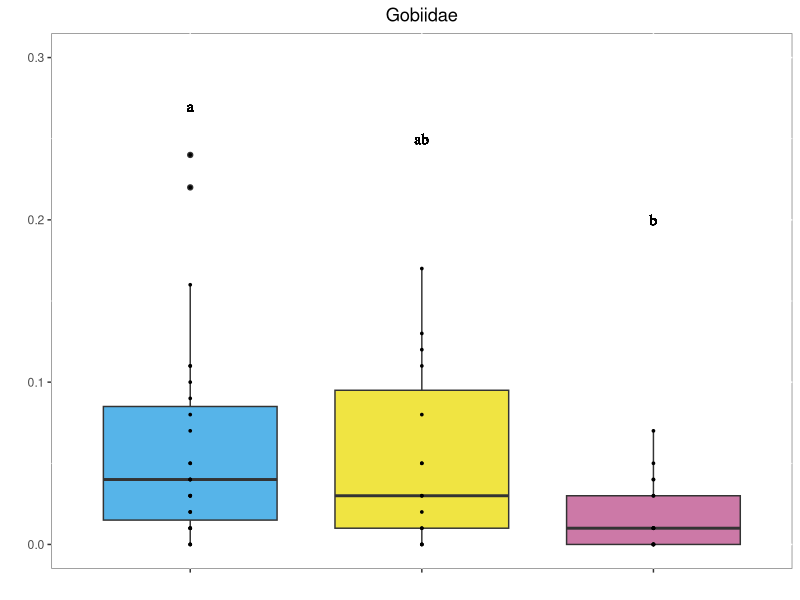
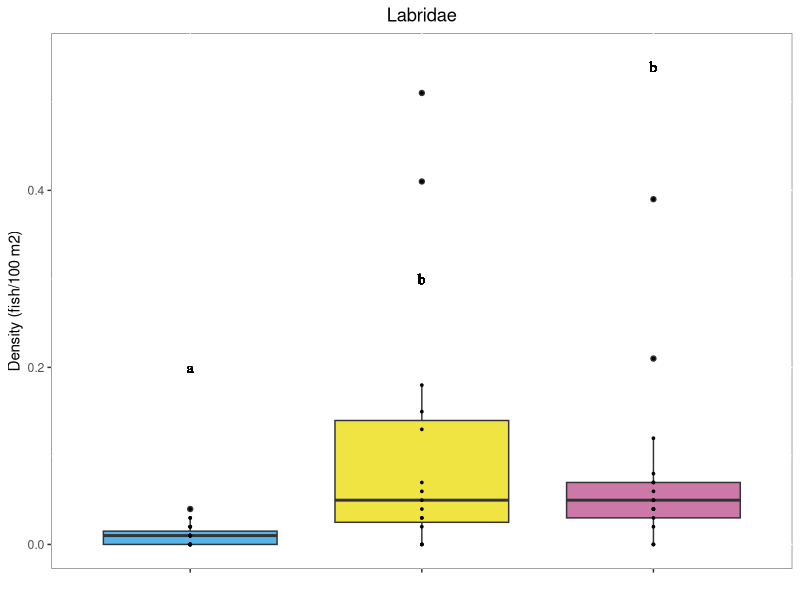
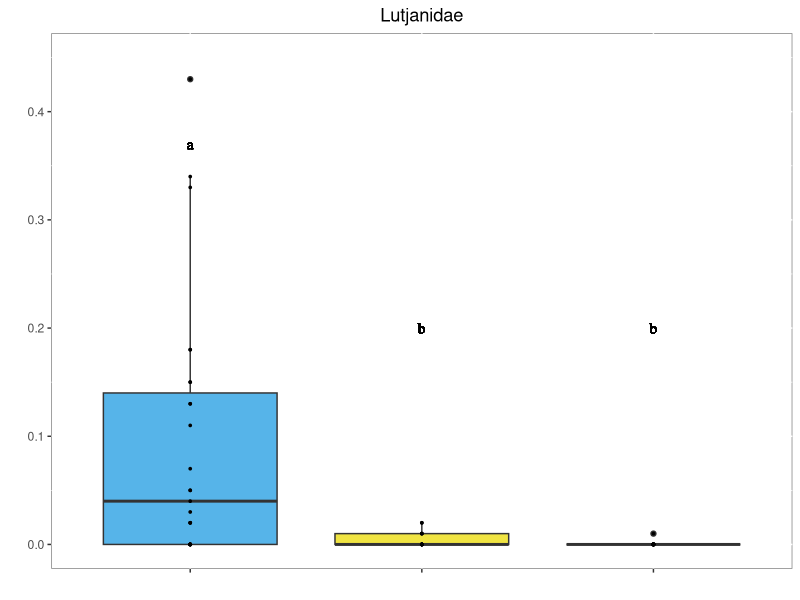
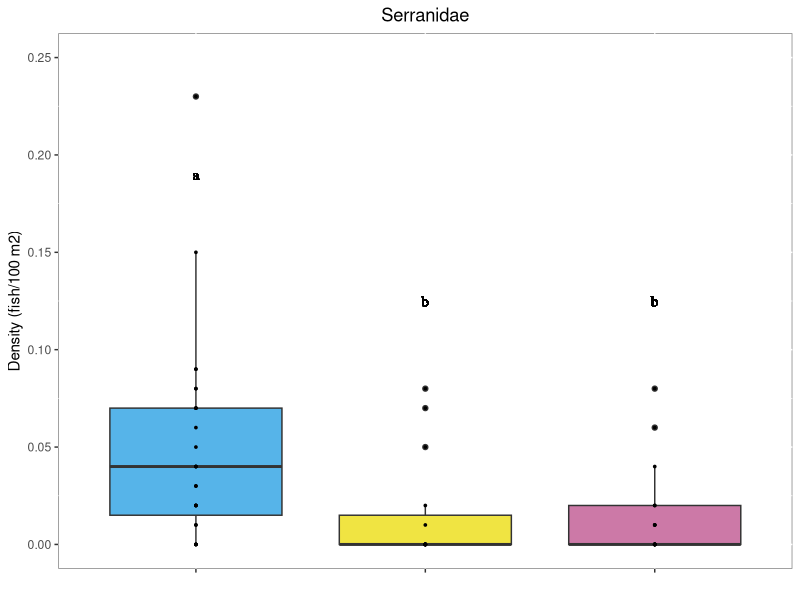
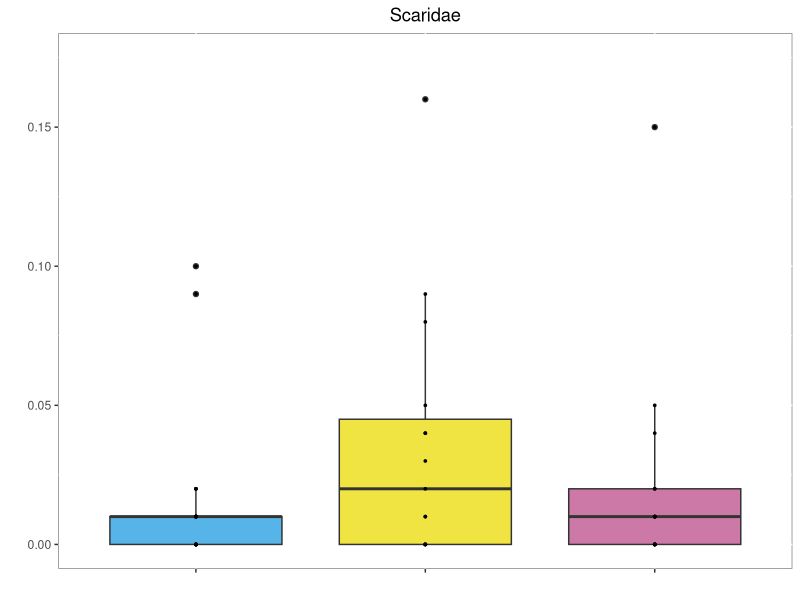
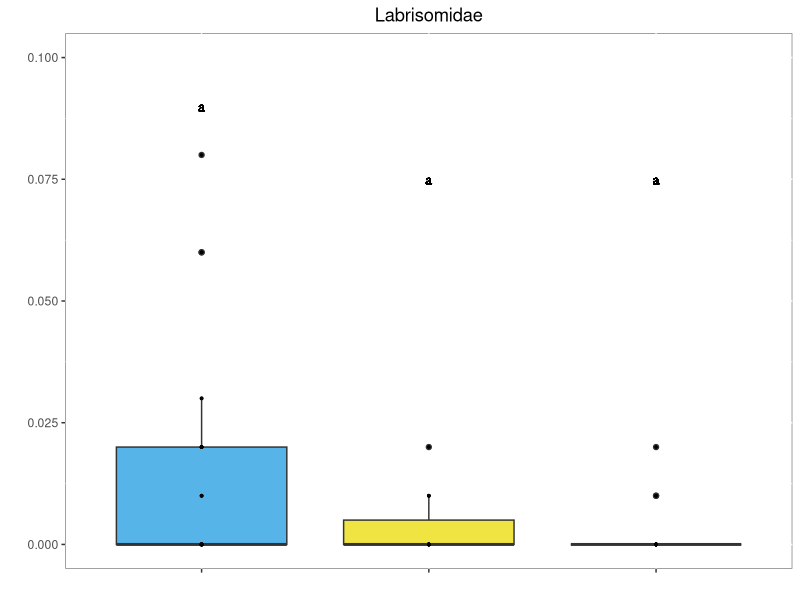
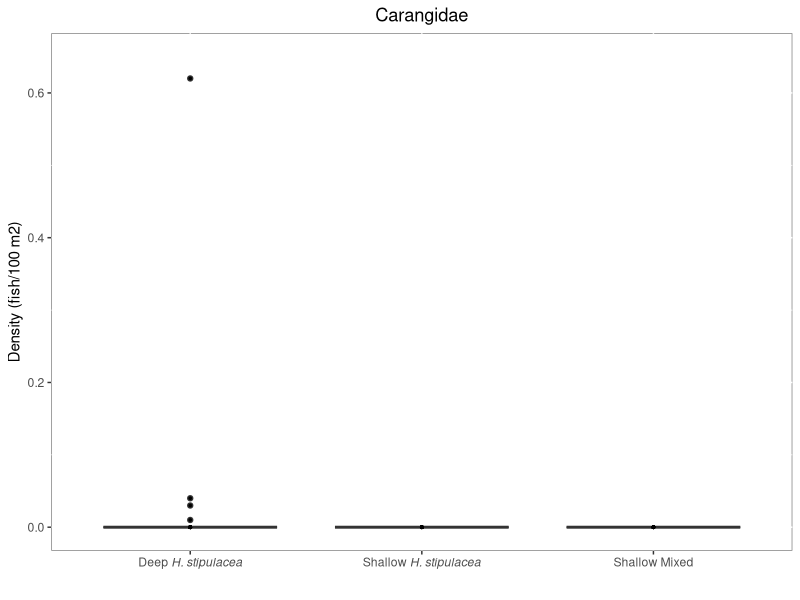
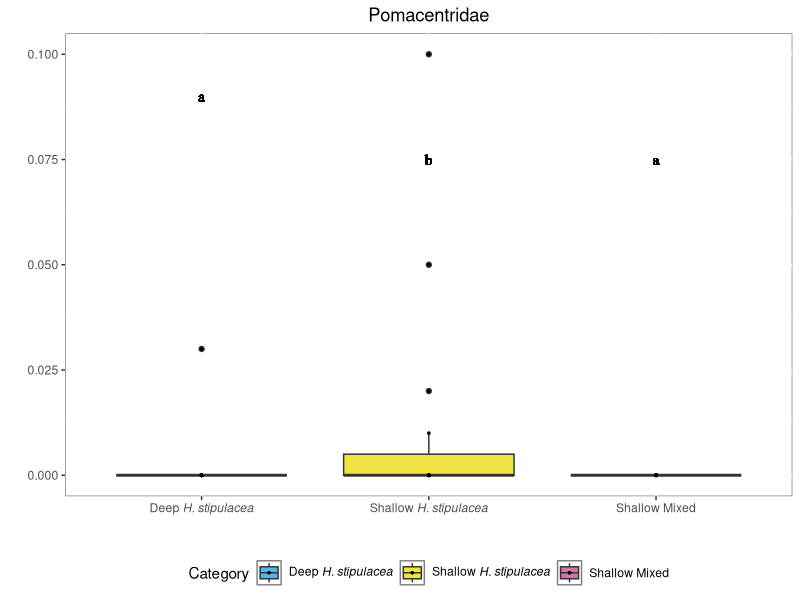

Recreate these plots in R, in order.
## ---- chunk 1
#libraries
library(tidyverse)
library(patchwork)
#csvs needed
#seagrass information
grass<-read.csv("Data/WeFixedItAnalyzeMe.csv")
#fish family information
fish<-read.csv("Data/AllMerged.csv")


##Seagrass
#adding a totalgrass column, sum of all grass present, and calculating the percent of present seagrass that is halophila 
grass<-grass %>% 
  mutate(totalgrass=(grass$PCovHalophila+
                       grass$PCovThalassia+
                       grass$PCovHalodule+
                       grass$PCovSyringodium)) %>% 
  mutate(PerHalTotal=(grass$PCovHalophila/
                        totalgrass))

#remove transects that dont have any seagrass
grass<-grass%>%
  filter(totalgrass!=0)

##Make the depth bin categories##
grass<- grass%>% 
       mutate(dhcat = case_when((depth >= 15.0) ~ "deep",
                                (depth <= 15.0 & PerHalTotal == 1.0) ~ "hal",
                                (depth <= 15.0 & PerHalTotal < 1.0) ~ "native" ))


#count of number of fish in each family on each transect, want tabular by transect, replaced NA with zeros

fishdens<-fish%>%
  group_by(Transect)%>%
  count(Family)%>%
  pivot_wider(names_from = Family, values_from = n)%>%
  mutate_all(~replace(., is.na(.), 0))

#selected the families contributing to 90% of the differences between all groups, then determined density of each family, by taking the total count of each family divided by 100 which is the area of the transects
  fishdens<-fishdens%>%select(Transect, 
                              Labridae, 
                              Lutjanidae, 
                              Gobiidae, 
                              Serranidae, 
                              Scaridae, 
                              Labrisomidae, 
                              Carangidae, 
                              Pomacentridae, 
                              Monacanthidae )%>%
    mutate("Lab"=Labridae/100, 
                                  "Lut"=Lutjanidae/100,
                                  "Gob"=Gobiidae/100,
                                  "Ser"=Serranidae/100,
                                  "Scar"=Scaridae/100,
                                  "Labm"=Labrisomidae/100,
                                  "Car"=Carangidae/100,
                                  "Pom"=Pomacentridae/100,
                                  "Mon"=Monacanthidae/100)
  


#now merge the two dataframes, so we know the categories and the densities 

  fgmerge<-merge(fishdens, grass[,c("Transect", "dhcat")], by="Transect")

#select columns we want to plot the data, transect, all the densities and the category
plotframe <- fgmerge%>%select(Transect, 
                              Lab, 
                              Lut, 
                              Gob, 
                              Ser, 
                              Scar, 
                              Labm, 
                              Car, 
                              Pom, 
                              Mon, 
                              dhcat)

#now pivot dataframe longer, for plotting, and make the category a factor
plotframe <- plotframe%>%
  pivot_longer(cols = Lab:Mon,
               names_to = "Family",
               values_to = "density")%>%
  mutate(dhcat = as.factor(dhcat))



#get one boxplot working, look how we want it 

Gob<-plotframe%>%
    filter(Family=="Gob")%>%
    ggplot(names=labels, aes(x=dhcat, y=density, fill=dhcat))+
  geom_boxplot()+#change the shape of outliers
  geom_point(size=0.6)+#adds the points onto plot in single line
  xlab(" ")+#no x axis labels 
  ylab(" ")+#no y axis lables
  ggtitle("Gobiidae")+
  theme(plot.title = element_text(hjust = 0.5))+#how to center the title
  scale_fill_manual(
  name = "Category",
  values = c("deep" = "#56B4E9", "hal" = "#F0E442", "native" = "#CC79A7"),
  labels = c(
    "deep"   = expression("Deep "*italic("H. stipulacea")),
    "hal"    = expression("Shallow "*italic("H. stipulacea")),
    "native" = "Shallow Mixed"
  )
)+#pick the colors
  scale_x_discrete(labels = NULL)+
  geom_text(aes(family="serif", fontface="plain"),x= "deep" , y=0.27, label="a")+#add first letter, family and fontface change font and remove bold
  geom_text(aes(family="serif", fontface="plain"),x= "hal" , y=0.25, label="ab")+#add second letter
  geom_text(aes(family="serif", fontface="plain"), x= "native" , y=0.2, label="b")+#add third letter 
  theme(legend.position="none",panel.background = element_rect(fill = "white", colour = "grey50"),plot.title = element_text(hjust = 0.5))+#no legend, gridlines or grey background, centered title
    ylim(0,0.3)#manually set y axis 


Gob

#next plot Labridae

Lab<-plotframe%>%
    filter(Family=="Lab")%>%
    ggplot(names=labels, aes(x=dhcat, y=density, fill=dhcat))+
  geom_boxplot()+#change the shape of outliers
  geom_point(size=0.6)+#adds the points onto plot in single line
  xlab(" ")+#no x axis labels 
  ylab("Density (fish/100 m2)")+
  ggtitle("Labridae")+
  theme(plot.title = element_text(hjust = 0.5))+#how to center the title
  scale_fill_manual(
  name = "Category",
  values = c("deep" = "#56B4E9", "hal" = "#F0E442", "native" = "#CC79A7"),
  labels = c(
    "deep"   = expression("Deep "*italic("H. stipulacea")),
    "hal"    = expression("Shallow "*italic("H. stipulacea")),
    "native" = "Shallow Mixed"
  )
)+#pick the colors
  scale_x_discrete(labels = NULL)+
  geom_text(aes(family="serif", fontface="plain"),x= "deep" , y=0.2, label="a")+#add first letter, family and fontface change font and remove bold
  geom_text(aes(family="serif", fontface="plain"),x= "hal" , y=0.3, label="b")+#add second letter
  geom_text(aes(family="serif", fontface="plain"), x= "native" , y=0.54, label="b")+#add third letter
  theme(legend.position="none",panel.background = element_rect(fill = "white", colour = "grey50"),plot.title = element_text(hjust = 0.5))+#no legend, gridlines or grey background, centered title
    ylim(0,0.55)#manually set y axis 
  
Lab
#next plot Lutjanidae 

Lut<-plotframe%>%
    filter(Family=="Lut")%>%
    ggplot(names=labels, aes(x=dhcat, y=density, fill=dhcat))+
  geom_boxplot()+#change the shape of outliers
  geom_point(size=0.6)+#adds the points onto plot in single line
  xlab(" ")+#no x axis labels 
  ylab(" ")+
  ggtitle("Lutjanidae")+
  theme(plot.title = element_text(hjust = 0.5))+#how to center the title
  scale_fill_manual(
  name = "Category",
  values = c("deep" = "#56B4E9", "hal" = "#F0E442", "native" = "#CC79A7"),
  labels = c(
    "deep"   = expression("Deep "*italic("H. stipulacea")),
    "hal"    = expression("Shallow "*italic("H. stipulacea")),
    "native" = "Shallow Mixed"
  )
)+#pick the colors
  scale_x_discrete(labels = NULL)+#add first letter, family and fontface change font and remove bold+
  geom_text(aes(family="serif", fontface="plain"),x= "deep" , y=0.37, label="a")+
  geom_text(aes(family="serif", fontface="plain"),x= "hal" , y=0.2, label="b")+#add second letter
  geom_text(aes(family="serif", fontface="plain"), x= "native" , y=0.2, label="b")+#add third letter
  theme(legend.position="none",panel.background = element_rect(fill = "white", colour = "grey50"),plot.title = element_text(hjust = 0.5))+#no legend, gridlines or grey background, centered title
    ylim(0,0.45)#manually set y axis 
  
Lut

#next is Serranidae
Ser<-plotframe%>%
    filter(Family=="Ser")%>%
    ggplot(names=labels, aes(x=dhcat, y=density, fill=dhcat))+
  geom_boxplot()+#change the shape of outliers
  geom_point(size=0.6)+#adds the points onto plot in single line
  xlab(" ")+#no x axis labels 
  ylab("Density (fish/100 m2)")+
  ggtitle("Serranidae")+
  theme(plot.title = element_text(hjust = 0.5))+#how to center the title
  scale_fill_manual(
  name = "Category",
  values = c("deep" = "#56B4E9", "hal" = "#F0E442", "native" = "#CC79A7"),
  labels = c(
    "deep"   = expression("Deep "*italic("H. stipulacea")),
    "hal"    = expression("Shallow "*italic("H. stipulacea")),
    "native" = "Shallow Mixed"
  )
)+#pick the colors
  scale_x_discrete(labels = NULL)+
  geom_text(aes(family="serif", fontface="plain"),x= "deep" , y=0.19, label="a")+#add first letter, family and fontface change font and remove bold
  geom_text(aes(family="serif", fontface="plain"),x= "hal" , y=0.125, label="b")+#add second letter
  geom_text(aes(family="serif", fontface="plain"), x= "native" , y=0.125, label="b")+#add third letter 
 theme(legend.position="none",panel.background = element_rect(fill = "white", colour = "grey50"),plot.title = element_text(hjust = 0.5))+#no legend, gridlines or grey background, centered title
    ylim(0,0.25)#manually set y axis 
Ser

#Scaridae is next

Scar<-plotframe%>%
    filter(Family=="Scar")%>%
    ggplot(names=labels, aes(x=dhcat, y=density, fill=dhcat))+
  geom_boxplot()+#change the shape of outliers
  geom_point(size=0.6)+#adds the points onto plot in single line
  xlab(" ")+#no x axis labels 
  ylab(" ")+#n y axis labels
  ggtitle("Scaridae")+
  theme(plot.title = element_text(hjust = 0.5))+#how to center the title
  scale_fill_manual(
  name = "Category",
  values = c("deep" = "#56B4E9", "hal" = "#F0E442", "native" = "#CC79A7"),
  labels = c(
    "deep"   = expression("Deep "*italic("H. stipulacea")),
    "hal"    = expression("Shallow "*italic("H. stipulacea")),
    "native" = "Shallow Mixed"
  )
)+#pick the colors
  scale_x_discrete(labels = NULL)+
  theme(legend.position="none",panel.background = element_rect(fill = "white", colour = "grey50"),plot.title = element_text(hjust = 0.5))+#no legend, gridlines or grey background, centered title
    ylim(0,0.175)#manually set y axis 

Scar

#Labrisomidae is next

Labm<-plotframe%>%
    filter(Family=="Labm")%>%
    ggplot(names=labels, aes(x=dhcat, y=density, fill=dhcat))+
  geom_boxplot()+#change the shape of outliers
  geom_point(size=0.6)+#adds the points onto plot in single line
  xlab(" ")+#no x axis labels 
  ylab(" ")+#no y axis labels
  ggtitle("Labrisomidae")+
  theme(plot.title = element_text(hjust = 0.5))+#how to center the title
  scale_fill_manual(
  name = "Category",
  values = c("deep" = "#56B4E9", "hal" = "#F0E442", "native" = "#CC79A7"),
  labels = c(
    "deep"   = expression("Deep "*italic("H. stipulacea")),
    "hal"    = expression("Shallow "*italic("H. stipulacea")),
    "native" = "Shallow Mixed"
  )
)+#pick the colors
  scale_x_discrete(labels = NULL)+
  geom_text(aes(family="serif", fontface="plain"),x= "deep" , y=0.09, label="a")+#add first letter, family and fontface change font and remove bold
  geom_text(aes(family="serif", fontface="plain"),x= "hal" , y=0.075, label="a")+#add second letter
  geom_text(aes(family="serif", fontface="plain"), x= "native" , y=0.075, label="a")+#add third letter 
  theme(legend.position="none",panel.background = element_rect(fill = "white", colour = "grey50"),plot.title = element_text(hjust = 0.5))+#no legend, gridlines or grey background, centered title
    ylim(0,0.1)#manually set y axis 

Labm

#Car is next Carangidae
Car<-plotframe%>%
    filter(Family=="Car")%>%
    ggplot(names=labels, aes(x=dhcat, y=density, fill=dhcat))+
  geom_boxplot()+#change the shape of outliers
  geom_point(size=0.6)+#adds the points onto plot in single line
  xlab(" ")+#no x axis labels 
  ylab("Density (fish/100 m2)")+
  ggtitle("Carangidae")+
  theme(plot.title = element_text(hjust = 0.5))+#how to center the title
  scale_fill_manual(
  name = "Category",
  values = c("deep" = "#56B4E9", "hal" = "#F0E442", "native" = "#CC79A7"),
  labels = c(
    "deep"   = expression("Deep "*italic("H. stipulacea")),
    "hal"    = expression("Shallow "*italic("H. stipulacea")),
    "native" = "Shallow Mixed"
  )
)+#pick the colors
  scale_x_discrete(labels = c(
  "deep"   = expression("Deep "*italic("H. stipulacea")),
  "hal"    = expression("Shallow "*italic("H. stipulacea")),
  "native" = "Shallow Mixed"
))+
  theme(legend.position="none",panel.background = element_rect(fill = "white", colour = "grey50"),plot.title = element_text(hjust = 0.5))+#no legend, gridlines or grey background, centered title
    ylim(0,0.65)#manually set y axis 
  
Car

#next is  Pomacentridae

Pom<-plotframe%>%
    filter(Family=="Pom")%>%
    ggplot(names=labels, aes(x=dhcat, y=density, fill=dhcat))+
  geom_boxplot()+#change the shape of outliers
  geom_point(size=0.6)+#adds the points onto plot in single line
  xlab(" ")+#no x axis labels 
  ylab(" ")+#n y axis labels
  ggtitle("Pomacentridae")+
  theme(plot.title = element_text(hjust = 0.5), legend.position = "bottom")+#how to center the title
  scale_fill_manual(
  name = "Category",
  values = c("deep" = "#56B4E9", "hal" = "#F0E442", "native" = "#CC79A7"),
  labels = c(
    "deep"   = expression("Deep "*italic("H. stipulacea")),
    "hal"    = expression("Shallow "*italic("H. stipulacea")),
    "native" = "Shallow Mixed"
  )
)+#pick the colors
  scale_x_discrete(labels = c(
  "deep"   = expression("Deep "*italic("H. stipulacea")),
  "hal"    = expression("Shallow "*italic("H. stipulacea")),
  "native" = "Shallow Mixed"
))+
    ylim(0,0.12)+#manually set y axis 
  geom_text(aes(family="serif", fontface="plain"),x= "deep" , y=0.09, label="a")+#add first letter, family and fontface change font and remove bold
  geom_text(aes(family="serif", fontface="plain"),x= "hal" , y=0.075, label="b")+#add second letter
  geom_text(aes(family="serif", fontface="plain"), x= "native" , y=0.075, label="a")+#add third letter 
  theme(panel.background = element_rect(fill = "white", colour = "grey50"),plot.title = element_text(hjust = 0.5))+#no legend, gridlines or grey background, centered title
    ylim(0,0.1)#manually set y axis 
  
Pom

#next is Monacanthidae

Mon<-plotframe%>%
    filter(Family=="Mon")%>%
    ggplot(names=labels, aes(x=dhcat, y=density, fill=dhcat))+
  geom_boxplot()+#change the shape of outliers
  geom_point(size=0.6)+#adds the points onto plot in single line
  xlab(" ")+#no x axis labels 
  ylab(" ")+#no y axis labels
  ggtitle("Monacanthidae")+
  theme(plot.title = element_text(hjust = 0.5), legend.position = "none")+#how to center the title
 scale_fill_manual(
  name = "Category",
  values = c("deep" = "#56B4E9", "hal" = "#F0E442", "native" = "#CC79A7"),
  labels = c(
    "deep"   = expression("Deep "*italic("H. stipulacea")),
    "hal"    = expression("Shallow "*italic("H. stipulacea")),
    "native" = "Shallow Mixed"
  )
)+#pick the colors
  scale_x_discrete(labels = c(
  "deep"   = expression("Deep "*italic("H. stipulacea")),
  "hal"    = expression("Shallow "*italic("H. stipulacea")),
  "native" = "Shallow Mixed"
))+
  theme(panel.background = element_rect(fill = "white", colour = "grey50"),plot.title = element_text(hjust = 0.5))+#no legend, gridlines or grey background, centered title
    ylim(0,0.035)#manually set y axis 
  
Mon

#add the theme to set font to size 12
Lab<-Lab + theme( text = element_text(size = 12),          # minimum readable font
  axis.text = element_text(size = 12),
  axis.title = element_text(size = 12),
  plot.title = element_text(size = 12),
  legend.text = element_text(size = 12)
)

Lab

Lut<-Lut+ theme( text = element_text(size = 12),          # minimum readable font
  axis.text = element_text(size = 12),
  axis.title = element_text(size = 12),
  plot.title = element_text(size = 12),
  legend.text = element_text(size = 12)
)

Gob<-Gob+ theme( text = element_text(size = 12),          # minimum readable font
  axis.text = element_text(size = 12),
  axis.title = element_text(size = 12),
  plot.title = element_text(size = 12),
  legend.text = element_text(size = 12)
)
  Ser<-Ser+ theme( text = element_text(size = 12),          # minimum readable font
  axis.text = element_text(size = 12),
  axis.title = element_text(size = 12),
  plot.title = element_text(size = 12),
  legend.text = element_text(size = 12)
)
  Scar<-Scar+ theme( text = element_text(size = 12),          # minimum readable font
  axis.text = element_text(size = 12),
  axis.title = element_text(size = 12),
  plot.title = element_text(size = 12),
  legend.text = element_text(size = 12)
)
  
  Labm<-Labm+ theme( text = element_text(size = 12),          # minimum readable font
  axis.text = element_text(size = 12),
  axis.title = element_text(size = 12),
  plot.title = element_text(size = 12),
  legend.text = element_text(size = 12)
)
  
  Labm
 
   Car<-Car+ theme( text = element_text(size = 12),          # minimum readable font
  axis.text = element_text(size = 12),
  axis.title = element_text(size = 12),
  plot.title = element_text(size = 12),
  legend.text = element_text(size = 12)
,axis.text.x = element_text(angle = 35, hjust = 1))
  
   Pom<-Pom+ theme( text = element_text(size = 12),          # minimum readable font
  axis.text = element_text(size = 12),
  axis.title = element_text(size = 12),
  plot.title = element_text(size = 12),
  legend.text = element_text(size = 12)
,axis.text.x = element_text(angle = 35, hjust = 1))
  Mon<-Mon+ theme( text = element_text(size = 12),          # minimum readable font
  axis.text = element_text(size = 12),
  axis.title = element_text(size = 12),
  plot.title = element_text(size = 12),
  legend.text = element_text(size = 12)
,axis.text.x = element_text(angle = 35, hjust = 1))
  
  Mon

#patchwork help  https://gotellilab.github.io/GotelliLabMeetingHacks/NickGotelli/ggplotPatchwork.html
DifferentScales<-Lab+Lut+Gob+Ser+Scar+Labm+Car+Pom+Mon+plot_layout(ncol=3)

DifferentScales
#and now export using ggsave



ggsave(filename = "DensityPlot.png", plot = DifferentScales, width = 10, height = 7, units = "in",bg="white", dpi = 300)


